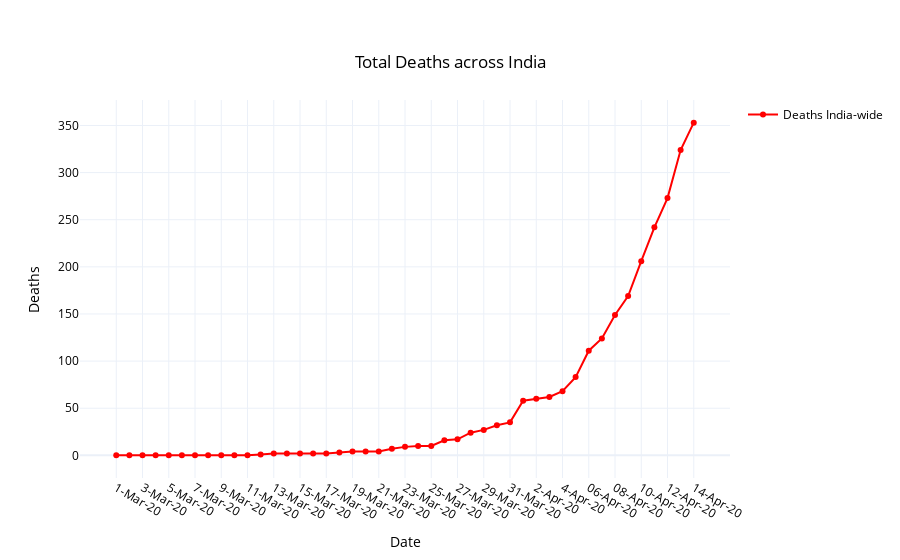

Write notebook code for a chart like this one.
### Code cell
fig = go.Figure(data=go.Scatter(x=df2['DATE'], y=df2['DEATHS'], name='Deaths India-wide', 
                                mode='lines+markers', line_color='red'))
fig.update_layout(
    showlegend=True,
    title= {
        'text': 'Total Deaths across India',
        'y':0.9,
        'x':0.5,
        'xanchor': 'center',
        'yanchor': 'top'
    },
    
    xaxis_title="Date",
    template='plotly_white',
    yaxis_title="Deaths",
    font=dict(
        color="black"
    )
)
fig.show()

### Figure 1 — Plotly figure (JSON) as saved in the notebook; plotly's stock layout.template omitted (floating-point values rounded to 4 significant figures)
{"data": [{"line": {"color": "red"}, "mode": "lines+markers", "name": "Deaths India-wide", "type": "scatter", "x": ["1-Mar-20", "2-Mar-20", "3-Mar-20", "4-Mar-20", "5-Mar-20", "6-Mar-20", "7-Mar-20", "8-Mar-20", "9-Mar-20", "10-Mar-20", "11-Mar-20", "12-Mar-20", "13-Mar-20", "14-Mar-20", "15-Mar-20", "16-Mar-20", "17-Mar-20", "18-Mar-20", "19-Mar-20", "20-Mar-20", "21-Mar-20", "22-Mar-20", "23-Mar-20", "24-Mar-20", "25-Mar-20", "26-Mar-20", "27-Mar-20", "28-Mar-20", "29-Mar-20", "30-Mar-20", "31-Mar-20", "1-Apr-20", "2-Apr-20", "3-Apr-20", "4-Apr-20", "05-Apr-20", "06-Apr-20", "07-Apr-20", "08-Apr-20", "09-Apr-20", "10-Apr-20", "11-Apr-20", "12-Apr-20", "13-Apr-20", "14-Apr-20"], "y": [0, 0, 0, 0, 0, 0, 0, 0, 0, 0, 0, 1, 2, 2, 2, 2, 2, 3, 4, 4, 4, 7, 9, 10, 10, 16, 17, 24, 27, 32, 35, 58, 60, 62, 68, 83, 111, 124, 149, 169, 206, 242, 273, 324, 353]}], "layout": {"font": {"color": "black"}, "showlegend": true, "title": {"text": "Total Deaths across India", "x": 0.5, "xanchor": "center", "y": 0.9, "yanchor": "top"}, "xaxis": {"title": {"text": "Date"}}, "yaxis": {"title": {"text": "Deaths"}}}}
